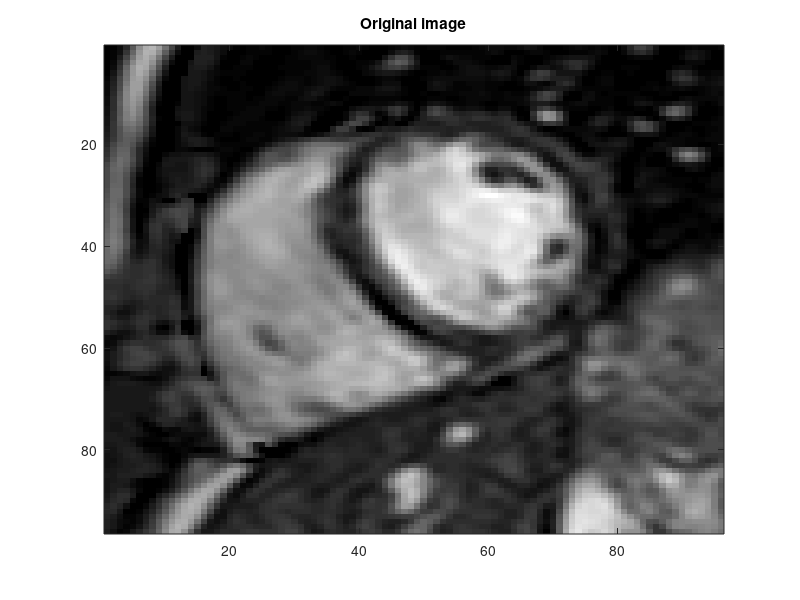

Source code (MATLAB): (Note: this script raises an error after producing the figure.)
clear all;
close all;
clc;

load heart_data.mat

img = im;
figure;
colormap(gray);
imagesc(img);
title("Original image");

[M,N] = size(img);
n = M*N; % Number of image pixels

%%2.1 estimate the means & thr std for the chamber class
%and background class
mean_chamber_cls = mean(chamber_values)
std_chamber_cls = std(chamber_values)
mean_background_cls = mean(background_values)
std_background_cls = std(background_values)

%%2.2
mu0 = mean_background_cls;
mu1 = mean_chamber_cls;
lambda = 8;

Neighbors = edges4connected(M,N);
i= Neighbors(: ,1);
j= Neighbors(: ,2);
A = lambda*sparse(i,j ,1,n,n);

%negative log likelihoods
neg_log_background = 0.5*log(2*pi*std_background_cls^2) + 0.5*(((img - mu0).^2)/(std_background_cls^2));
neg_log_chamber = 0.5*log(2*pi*std_chamber_cls^2) + 0.5*(((img - mu1).^2)/(std_chamber_cls^2));

figure;
colormap(gray);
imagesc(neg_log_background);

figure;
colormap(gray);
imagesc(neg_log_chamber);

%T = [ (img(:) - mu1 ).^2 (img(:) - mu0 ).^2];
T = [neg_log_chamber(:) neg_log_background(:)];
%T = [ (img(:) - mu1 ).^2 (img(:) - mu0 ).^2];
T = sparse(T);

%tic
[E,Theta] = maxflow(A,T);
Theta = reshape(Theta,M,N);
Theta = double(Theta);
%toc
%hold on;
figure;
%colormap(gray);
imshow(Theta);
